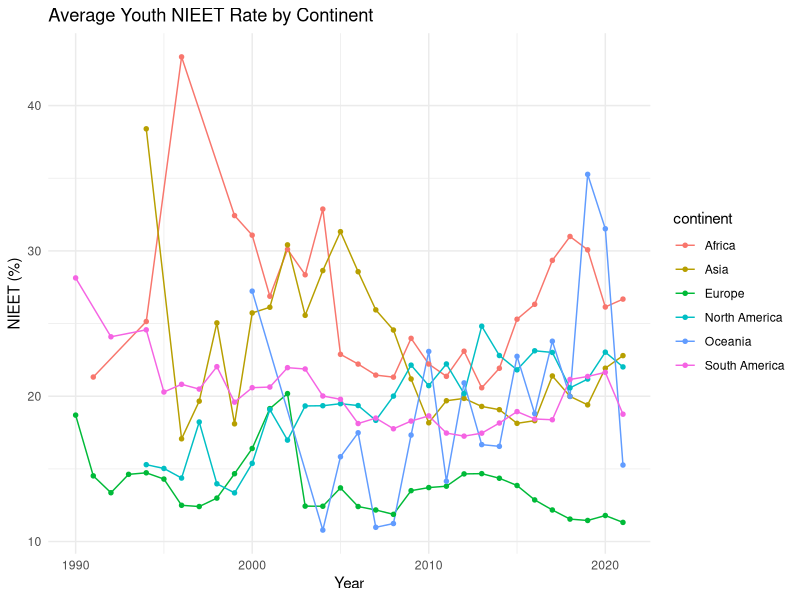

Here is the R script that generated this plot:
library(tidyverse)
library(ggplot2)

full <- read.csv("full_data.csv",stringsAsFactors = F)

nieet_by_continent <- full %>%
  filter(!is.na(youth_NIEET)) %>%
  group_by(continent, year) %>%
  summarise(nieet = mean(youth_NIEET, na.rm = TRUE))

nieet_by_continent %>%
  ggplot(aes(x = year, y = nieet, colour = continent)) +
  geom_line()+
  geom_point(size = 1.2)+
  labs(
    title = "Average Youth NIEET Rate by Continent",
    x = "Year",
    y = "NIEET (%)"
  ) +
  theme_minimal()

data_2000 <- nieet_by_continent %>%
  filter(year == 2000) %>%
  select(continent, nieet) %>%
  rename(nieet_2000 = nieet)

data_2020 <- nieet_by_continent %>%
  filter(year == 2020) %>%
  select(continent, nieet) %>%
  rename(nieet_2020 = nieet)

nieet_change <- data_2000 %>%
  inner_join(data_2020, by = "continent") %>%
  mutate(change = nieet_2020 - nieet_2000)